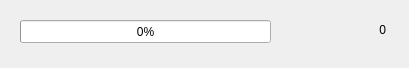
<?xml version="1.0" encoding="UTF-8"?>
<ui version="4.0">
 <class>Dialog</class>
 <widget class="QDialog" name="Dialog">
  <property name="geometry">
   <rect>
    <x>0</x>
    <y>0</y>
    <width>409</width>
    <height>68</height>
   </rect>
  </property>
  <property name="windowTitle">
   <string>Dialog</string>
  </property>
  <widget class="QProgressBar" name="progressBar">
   <property name="geometry">
    <rect>
     <x>20</x>
     <y>20</y>
     <width>251</width>
     <height>23</height>
    </rect>
   </property>
   <property name="maximum">
    <number>100</number>
   </property>
   <property name="value">
    <number>0</number>
   </property>
  </widget>
  <widget class="QLabel" name="feature_count_label">
   <property name="geometry">
    <rect>
     <x>295</x>
     <y>20</y>
     <width>91</width>
     <height>20</height>
    </rect>
   </property>
   <property name="text">
    <string>0</string>
   </property>
   <property name="alignment">
    <set>Qt::AlignRight|Qt::AlignTrailing|Qt::AlignVCenter</set>
   </property>
  </widget>
 </widget>
 <resources/>
 <connections/>
</ui>
